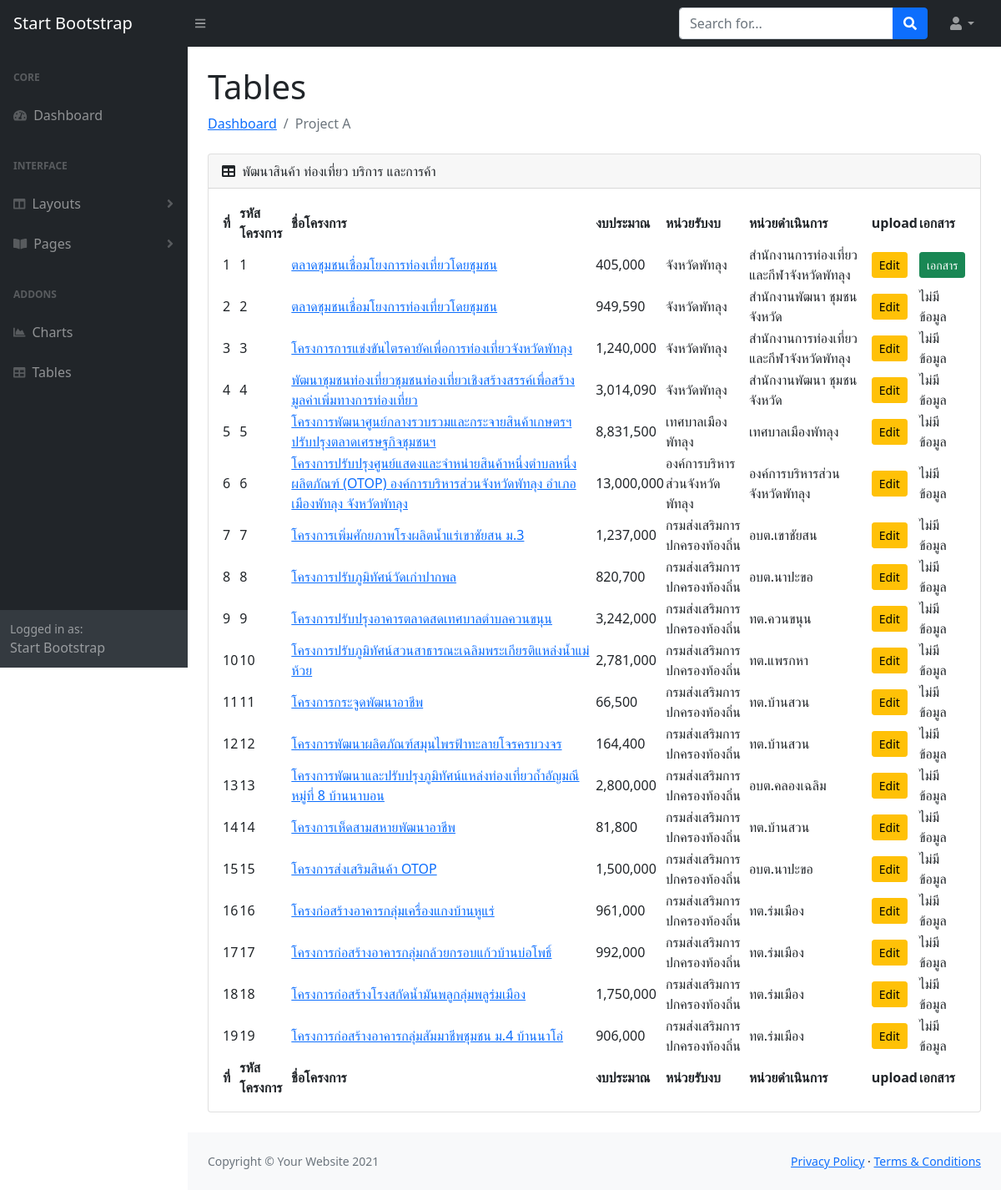
Screenshot of /tables-a.php with the database file from the repository.
### tables this page shows
CREATE TABLE IF NOT EXISTS `project` (
  `id` int(10) NOT NULL AUTO_INCREMENT,
  `pid` varchar(10) NOT NULL COMMENT 'รหัสโครงการ',
  `gid` int(10) NOT NULL COMMENT 'รหัสกลุ่มโครงการ',
  `pname` text NOT NULL COMMENT 'ชื่อโครงการ',
  `money` float NOT NULL COMMENT 'งบประมาณ',
  `rec_money` text NOT NULL COMMENT 'หน่วยรับงบประมาณ',
  `operation` varchar(200) NOT NULL COMMENT 'หน่วยปฏิบัติ',
  `doc` varchar(100) NOT NULL,
  PRIMARY KEY (`id`)
);

### library/database.php (called while the page is built, shortened)
<?php
$db_config=array(
        "host"=>"localhost",
        "user"=>"root",
        "pass"=>"hellojava",
        "dbname"=>"project-root",
        "charset"=>"utf8"
    );
$dbConn = @new mysqli($db_config["host"], $db_config["user"], $db_config["pass"], $db_config["dbname"]);
function dbQuery($sql)
{
        global $dbConn;
        $result = $dbConn->query($sql);
	return $result;
}
function dbFetchArray($result) {
          return mysqli_fetch_array($result);
}
?>

### tables-a.php (the view, shortened to what this page needs)
<!DOCTYPE html>
<html lang="en">
    <head>
        <link href="https://cdn.jsdelivr.net/npm/simple-datatables@latest/dist/style.css" rel="stylesheet" />
        <link href="css/styles.css" rel="stylesheet" />
    </head>
    <?php include("./library/database.php");?>
    <body class="sb-nav-fixed">
        <nav class="sb-topnav navbar navbar-expand navbar-dark bg-dark">
            <a class="navbar-brand ps-3" href="index.html">Start Bootstrap</a>
            <button class="btn btn-link btn-sm order-1 order-lg-0 me-4 me-lg-0" id="sidebarToggle" href="#!"><i class="fas fa-bars"></i></button>
            <form class="d-none d-md-inline-block form-inline ms-auto me-0 me-md-3 my-2 my-md-0">
                <div class="input-group">
                    <input class="form-control" type="text" placeholder="Search for..." aria-label="Search for..." aria-describedby="btnNavbarSearch" />
                    <button class="btn btn-primary" id="btnNavbarSearch" type="button"><i class="fas fa-search"></i></button>
                </div>
            </form>
            <ul class="navbar-nav ms-auto ms-md-0 me-3 me-lg-4">
                <li class="nav-item dropdown">
                    <a class="nav-link dropdown-toggle" id="navbarDropdown" href="#" role="button" data-bs-toggle="dropdown" aria-expanded="false"><i class="fas fa-user fa-fw"></i></a>
                </li>
            </ul>
        </nav>
        <div id="layoutSidenav">
            <div id="layoutSidenav_nav">
                <nav class="sb-sidenav accordion sb-sidenav-dark" id="sidenavAccordion">
                    <div class="sb-sidenav-menu">
                        <div class="nav">
                            <div class="sb-sidenav-menu-heading">Core</div>
                            <a class="nav-link" href="index.php">
                                <div class="sb-nav-link-icon"><i class="fas fa-tachometer-alt"></i></div>
                                Dashboard
                            </a>
                            <div class="sb-sidenav-menu-heading">Interface</div>
                            <a class="nav-link collapsed" href="#" data-bs-toggle="collapse" data-bs-target="#collapseLayouts" aria-expanded="false" aria-controls="collapseLayouts">
                                <div class="sb-nav-link-icon"><i class="fas fa-columns"></i></div>
                                Layouts
                                <div class="sb-sidenav-collapse-arrow"><i class="fas fa-angle-down"></i></div>
                            </a>
                            <a class="nav-link collapsed" href="#" data-bs-toggle="collapse" data-bs-target="#collapsePages" aria-expanded="false" aria-controls="collapsePages">
                                <div class="sb-nav-link-icon"><i class="fas fa-book-open"></i></div>
                                Pages
                                <div class="sb-sidenav-collapse-arrow"><i class="fas fa-angle-down"></i></div>
                            </a>
                            <div class="sb-sidenav-menu-heading">Addons</div>
                            <a class="nav-link" href="charts.html">
                                <div class="sb-nav-link-icon"><i class="fas fa-chart-area"></i></div>
                                Charts
                            </a>
                            <a class="nav-link" href="tables.html">
                                <div class="sb-nav-link-icon"><i class="fas fa-table"></i></div>
                                Tables
                            </a>
                        </div>
                    </div>
                    <div class="sb-sidenav-footer">
                        <div class="small">Logged in as:</div>
                        Start Bootstrap
                    </div>
                </nav>
            </div>
            <div id="layoutSidenav_content">
                <main>
                    <div class="container-fluid px-4">
                        <h1 class="mt-4">Tables</h1>
                        <ol class="breadcrumb mb-4">
                            <li class="breadcrumb-item"><a href="index.php">Dashboard</a></li>
                            <li class="breadcrumb-item active">Project A</li>
                        </ol>
                        <div class="card mb-4">
                            <div class="card-header">
                                <i class="fas fa-table me-1"></i>
                                พัฒนาสินค้า ท่องเที่ยว บริการ และการค้า
                            </div>
                            <div class="card-body">
                                <table id="datatablesSimple">
                                <thead>
                                        <tr>
                                            <th>ที่</th>
                                            <th>รหัสโครงการ</th>
                                            <th>ชื่อโครงการ</th>
                                            <th>งบประมาณ</th>
                                            <th>หน่วยรับงบ</th>
                                            <th>หน่วยดำเนินการ</th>
                                            <th>upload</th>
                                            <th>เอกสาร</th>
                                        </tr>
                                    </thead>
                                    <tfoot>
                                    <tr>
                                            <th>ที่</th>
                                            <th>รหัสโครงการ</th>
                                            <th>ชื่อโครงการ</th>
                                            <th>งบประมาณ</th>
                                            <th>หน่วยรับงบ</th>
                                            <th>หน่วยดำเนินการ</th>
                                            <th>upload</th>
                                            <th>เอกสาร</th>
                                        </tr>
                                    </tfoot>
                                    <tbody>
                                    <?php
                                        $sql = "SELECT * FROM project WHERE gid=1";
                                        $result = dbQuery($sql);
                                        $no = 1;
                                        while ($row = dbFetchArray($result)) {?>
                                           <tr>
                                                <td><?php echo $no?></td>
                                                <td><?php echo $row['id']?></td>
                                                <td><a href="showDetail.php?id=<?php echo $row['id'];?>"><?php echo $row['pname']?></a></td>
                                                <td><?php echo number_format($row['money'])?></td>
                                                <td><?php echo $row['rec_money']?></td>
                                                <td><?php echo $row['operation']?></td>
                                                 <td>
                                                     <a href="editDetail.php?id=<?php echo $row['id']?>" class="btn btn-warning btn-sm">Edit</a>
                                                </td>
                                                <td>
                                                <?php
                                                    if($row['doc']==''){?>
                                                       ไม่มีข้อมูล
                                                   <?php }else{?>
                                                        <a href="doc/<?php echo $row['doc']?>" class="btn btn-success btn-sm" target="_blank">เอกสาร</a>
                                                   <?php }
                                                ?>
                                                </td>
                                            </tr>
                                        <?php $no++;
                                        }
                                     ?>
                                    </tbody>
                                </table>
                            </div>
                        </div>
                    </div>
                </main>
                <footer class="py-4 bg-light mt-auto">
                    <div class="container-fluid px-4">
                        <div class="d-flex align-items-center justify-content-between small">
                            <div class="text-muted">Copyright &copy; Your Website 2021</div>
                            <div>
                                <a href="#">Privacy Policy</a>
                                &middot;
                                <a href="#">Terms &amp; Conditions</a>
                            </div>
                        </div>
                    </div>
                </footer>
            </div>
        </div>
    </body>
</html>

### rows the page displays
project: id "1", pname "ตลาดชุมชนเชื่อมโยงการท่องเที่ยวโดยชุมชน", money "405,000", rec_money "จังหวัดพัทลุง", operation "สำนักงานการท่องเที่ยวและกีฬาจังหวัดพัทลุง"
project: id "2", pname "ตลาดชุมชนเชื่อมโยงการท่องเที่ยวโดยชุมชน", money "949,590", rec_money "จังหวัดพัทลุง", operation "สำนักงานพัฒนา ชุมชนจังหวัด", doc "ไม่มีข้อมูล"
project: id "3", pname "โครงการการแข่งขันไตรคายัคเพื่อการท่องเที่ยวจังหวัดพัทลุง", money "1,240,000", rec_money "จังหวัดพัทลุง", operation "สำนักงานการท่องเที่ยวและกีฬาจังหวัดพัทลุง", doc "ไม่มีข้อมูล"
project: id "4", pname "พัฒนาชุมชนท่องเที่ยวชุมชนท่องเที่ยวเชิงสร้างสรรค์เพื่อสร้างมูลค่าเพิ่มทางการท่องเที่ยว", money "3,014,090", rec_money "จังหวัดพัทลุง", operation "สำนักงานพัฒนา ชุมชนจังหวัด", doc "ไม่มีข้อมูล"
project: id "5", pname "โครงการพัฒนาศูนย์กลางรวบรวมและกระจายสินค้าเกษตรฯปรับปรุงตลาดเศรษฐกิจชุมชนฯ", money "8,831,500", rec_money "เทศบาลเมืองพัทลุง", operation "เทศบาลเมืองพัทลุง", doc "ไม่มีข้อมูล"
project: id "6", pname "โครงการปรับปรุงศูนย์แสดงและจำหน่ายสินค้าหนึ่งตำบลหนึ่งผลิตภัณฑ์ (OTOP) องค์การบริหารส่วนจังหวัดพัทลุง อำเภอเมืองพัทลุง จังหวัดพัทลุง", money "13,000,000", rec_money "องค์การบริหารส่วนจังหวัดพัทลุง", operation "องค์การบริหารส่วนจังหวัดพัทลุง", doc "ไม่มีข้อมูล"
project: id "7", pname "โครงการเพิ่มศักยภาพโรงผลิตน้ำแร่เขาชัยสน ม.3", money "1,237,000", rec_money "กรมส่งเสริมการปกครองท้องถิ่น", operation "อบต.เขาชัยสน", doc "ไม่มีข้อมูล"
project: id "8", pname "โครงการปรับภูมิทัศน์วัดเก่าปากพล", money "820,700", rec_money "กรมส่งเสริมการปกครองท้องถิ่น", operation "อบต.นาปะขอ", doc "ไม่มีข้อมูล"
project: id "9", pname "โครงการปรับปรุงอาคารตลาดสดเทศบาลตำบลควนขนุน", money "3,242,000", rec_money "กรมส่งเสริมการปกครองท้องถิ่น", operation "ทต.ควนขนุน", doc "ไม่มีข้อมูล"
project: id "10", pname "โครงการปรับภูมิทัศน์สวนสาธารณะเฉลิมพระเกียรติแหล่งน้ำแม่ห้วย", money "2,781,000", rec_money "กรมส่งเสริมการปกครองท้องถิ่น", operation "ทต.แพรกหา", doc "ไม่มีข้อมูล"
project: id "11", pname "โครงการกระจูดพัฒนาอาชีพ", money "66,500", rec_money "กรมส่งเสริมการปกครองท้องถิ่น", operation "ทต.บ้านสวน", doc "ไม่มีข้อมูล"
project: id "12", pname "โครงการพัฒนาผลิตภัณฑ์สมุนไพรฟ้าทะลายโจรครบวงจร", money "164,400", rec_money "กรมส่งเสริมการปกครองท้องถิ่น", operation "ทต.บ้านสวน", doc "ไม่มีข้อมูล"
project: id "13", pname "โครงการพัฒนาและปรับปรุงภูมิทัศน์แหล่งท่องเที่ยวถ้ำอัญมณี หมู่ที่ 8 บ้านนาบอน", money "2,800,000", rec_money "กรมส่งเสริมการปกครองท้องถิ่น", operation "อบต.คลองเฉลิม", doc "ไม่มีข้อมูล"
project: id "14", pname "โครงการเห็ดสามสหายพัฒนาอาชีพ", money "81,800", rec_money "กรมส่งเสริมการปกครองท้องถิ่น", operation "ทต.บ้านสวน", doc "ไม่มีข้อมูล"
project: id "15", pname "โครงการส่งเสริมสินค้า OTOP", money "1,500,000", rec_money "กรมส่งเสริมการปกครองท้องถิ่น", operation "อบต.นาปะขอ", doc "ไม่มีข้อมูล"
project: id "16", pname "โครงก่อสร้างอาคารกลุ่มเครื่องแกงบ้านหูแร่", money "961,000", rec_money "กรมส่งเสริมการปกครองท้องถิ่น", operation "ทต.ร่มเมือง", doc "ไม่มีข้อมูล"
project: id "17", pname "โครงการก่อสร้างอาคารกลุ่มกล้วยกรอบแก้วบ้านบ่อโพธิ์", money "992,000", rec_money "กรมส่งเสริมการปกครองท้องถิ่น", operation "ทต.ร่มเมือง", doc "ไม่มีข้อมูล"
project: id "18", pname "โครงการก่อสร้างโรงสกัดน้ำมันพลูกลุ่มพลูร่มเมือง", money "1,750,000", rec_money "กรมส่งเสริมการปกครองท้องถิ่น", operation "ทต.ร่มเมือง", doc "ไม่มีข้อมูล"
project: id "19", pname "โครงการก่อสร้างอาคารกลุ่มสัมมาชีพชุมชน ม.4 บ้านนาโอ่", money "906,000", rec_money "กรมส่งเสริมการปกครองท้องถิ่น", operation "ทต.ร่มเมือง", doc "ไม่มีข้อมูล"
